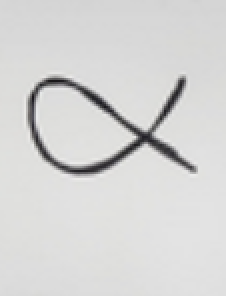
#> input picture training/alpha.png, 113 x 148 px (shown 2 times larger)
$ python -i augment_real_letters.py   (imports and definitions only)
#> lines starting #> are read from the running program, lines starting #| are printed output that depends on the picture; after the words box and inside, x2 and y2 are one past the last pixel; in counts of white or black regions, pixels touching at a corner belong together
#> further down, picture is the input picture: shape (148, 113, 3); mean B, G, R 212.8, 213.4, 213.5
"""
augment_real_letters.py — Build a training dataset purely from the real
hand-drawn letter images by augmentation. NO font rendering at all.

Augmentations applied per sample:
  - Rotation           ±30°
  - Scale              0.75 – 1.20×
  - Perspective warp   mild (simulates camera angle)
  - Translation        ±10% of image size
  - Brightness/contrast variation
  - Gaussian noise
  - Occasional blur
  - Occasional horizontal flip (only for symmetric-ish letters)

Output structure (matches what train_model.py expects):
    dataset_real/
        train/
            alpha/  0000.jpg  0001.jpg ...
            beta/   ...
        val/
            alpha/  ...

Usage:
    python3 augment_real_letters.py
    python3 augment_real_letters.py --samples 500 --out dataset_real
"""

from __future__ import annotations

import argparse
import os
import random
from pathlib import Path

import cv2
import numpy as np

# ---------------------------------------------------------------------------
# Source images — update paths if running from a different directory
# ---------------------------------------------------------------------------
SOURCE_IMAGES: dict[str, str] = {
    "alpha":  "alpha.png",
    "beta":   "beta.png",
    "delta":  "delta.png",
    "gamma":  "gamma.png",
    "lambda": "lambda.png",
    "mu":     "mu.png",
    "eta":    "nu2.png",    # file was named nu2.png
    "psi":    "psi.png",
    "rho":    "rho.png",
    "tau":    "tau.png",
}

# Letters that are roughly horizontally symmetric — safe to flip
FLIPPABLE = {"alpha", "delta", "mu", "psi", "tau"}

LABELS      = list(SOURCE_IMAGES.keys())
TRAIN_SPLIT = 0.85
IMG_SIZE    = 64      # final output size — matches model input
CANVAS      = 96      # work at higher res before downscaling

RNG    = random.Random(42)
NP_RNG = np.random.default_rng(42)


# ---------------------------------------------------------------------------
# Preprocessing — isolate the letter on a clean white background
# ---------------------------------------------------------------------------

def extract_letter(bgr: np.ndarray) -> np.ndarray:
    """
    Given a photo of a letter on white/light paper:
      1. Convert to greyscale
      2. Threshold to get the dark ink strokes
      3. Crop tightly to the ink bounding box
      4. Paste onto a clean white square canvas with padding

    Returns a square BGR image (CANVAS × CANVAS) with white background.
    """
    grey = cv2.cvtColor(bgr, cv2.COLOR_BGR2GRAY)

    # Adaptive threshold — handles uneven lighting across the paper
    thresh = cv2.adaptiveThreshold(
        grey, 255,
        cv2.ADAPTIVE_THRESH_GAUSSIAN_C,
        cv2.THRESH_BINARY_INV,
        blockSize=15, C=8,
    )
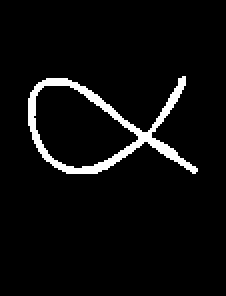
#> thresh: shape (148, 113) (shown 2 times larger); 4.9% white; 1 white region, box (x1, y1, x2, y2) and area: (14, 38, 99, 87) 821

    # Remove tiny noise specks
    kernel = cv2.getStructuringElement(cv2.MORPH_ELLIPSE, (3, 3))
    thresh = cv2.morphologyEx(thresh, cv2.MORPH_OPEN, kernel, iterations=1)
#> thresh: shape (148, 113); 4.9% white; 1 white region, box (x1, y1, x2, y2) and area: (14, 38, 99, 87) 818

    # Find bounding box of all ink pixels
    coords = cv2.findNonZero(thresh)
#> coords = contour of 818 points, box (x1, y1, x2, y2) (14, 38, 99, 87), area 2010
    if coords is None:
        # Fallback: use whole image
        x, y, w, h = 0, 0, bgr.shape[1], bgr.shape[0]
    else:
        x, y, w, h = cv2.boundingRect(coords)
#> x = 14; y = 38; w = 85; h = 49

    # Add padding (15% of the larger dimension)
    pad = int(max(w, h) * 0.15)
#> pad = 12
    x0  = max(0, x - pad)
#> x0 = 2
    y0  = max(0, y - pad)
#> y0 = 26
    x1  = min(bgr.shape[1], x + w + pad)
#> x1 = 111
    y1  = min(bgr.shape[0], y + h + pad)
#> y1 = 99

    crop = bgr[y0:y1, x0:x1]
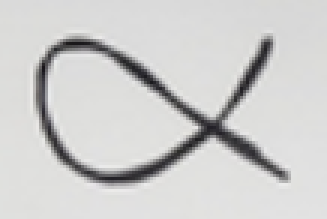
#> crop: shape (73, 109, 3) (shown 3 times larger); mean B, G, R 204.8, 205.5, 205.7

    # Paste onto a square white canvas
    canvas = np.full((CANVAS, CANVAS, 3), 255, dtype=np.uint8)
    ch, cw = crop.shape[:2]
#> ch = 73; cw = 109
    scale  = min(CANVAS / cw, CANVAS / ch) * 0.80   # 80% of canvas
#> scale = 0.705
    nw     = max(1, int(cw * scale))
#> nw = 76
    nh     = max(1, int(ch * scale))
#> nh = 51
    resized = cv2.resize(crop, (nw, nh), interpolation=cv2.INTER_AREA)
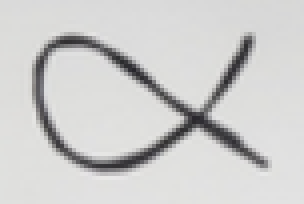
#> resized: shape (51, 76, 3) (shown 4 times larger); mean B, G, R 204.8, 205.5, 205.7

    # Centre on canvas
    ox = (CANVAS - nw) // 2
#> ox = 10
    oy = (CANVAS - nh) // 2
#> oy = 22
    canvas[oy:oy + nh, ox:ox + nw] = resized
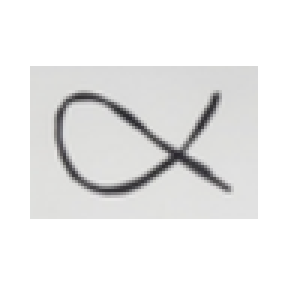
#> canvas: shape (96, 96, 3) (shown 3 times larger); mean B, G, R 233.9, 234.2, 234.3

    return canvas


# ---------------------------------------------------------------------------
# Augmentation helpers
# ---------------------------------------------------------------------------

# [185 lines left out: functions _rotate, _scale, _translate, _perspective, _brightness_contrast, _noise and 6 more, not called in this run]


# [2 lines not run here, left out]

>>> import cv2
>>> picture = cv2.imread('alpha.png')
>>> result = extract_letter(picture)
